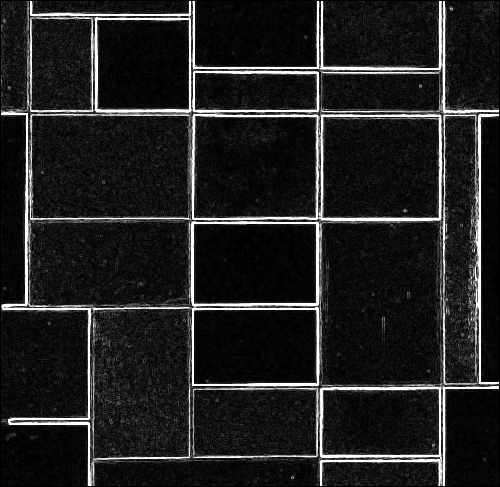

Recreate this plot in Python.
import numpy as np
from PIL import Image
from sys import argv

def main():

    input_path = argv[1]
    output_path = argv[2]

    with open(input_path, 'r') as img:
        data = img.read().split()

        cnt = 0

        def nextNums(c):
            nonlocal data, cnt
            res = []
            for i in range(c):
                res.append(data[cnt])
                cnt += 1
            return res

        H, W = map(int, nextNums(2))

        arr = [(0, 0, 0)] * H * W

        for i in range(H * W):
            ur, ug, ub = map(int, nextNums(3))
            arr[i] = (ur, ug, ub)

        arr = np.array(arr, dtype = np.uint8)
        arr = arr.reshape((H, W, 3))

        img = Image.fromarray(arr, mode="RGB")
        img.save(output_path)

if __name__ == "__main__":
    main()